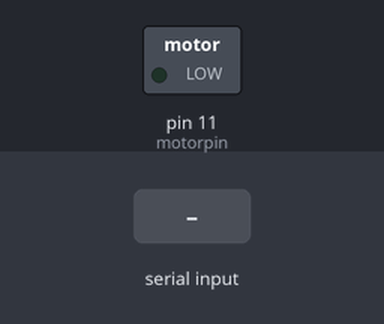
Bench run of a sketch on a simulated Arduino Uno, built with avr-gcc and run on an emulated ATmega328P. Parts: switched loads named in the sketch (green lamp = pin HIGH). The test bench sets the inputs (shaded band).

Above: at 1.2 s.
1.3 s: "90,45\n" received over Serial
At 2.5 s:
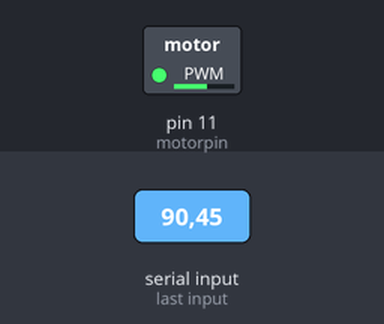
2.8 s: "30,150\n" received over Serial
At 3.8 s:
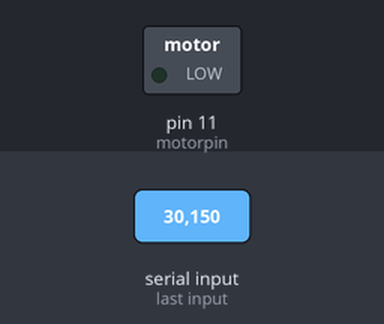
4.3 s: "200\n" received over Serial
5.8 s: "5\n" received over Serial
At 7.0 s:
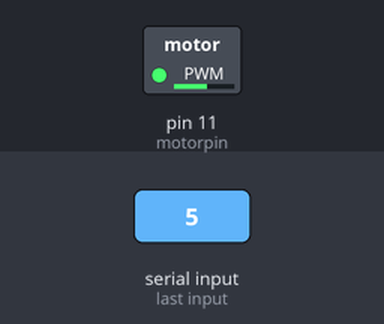
7.3 s: "90\n" received over Serial
At 8.3 s:
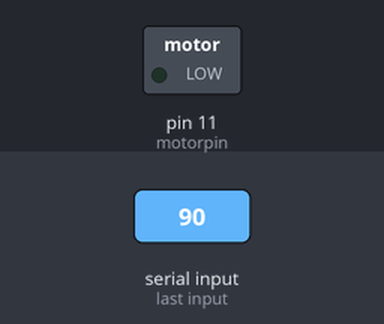
Timing chart, 0 to 9.8 s (numbered marks = the images above; inputs shaded):
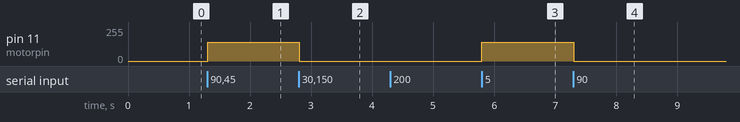

Measured:
- after the input at 1.3 s, pin 11 (motorpin): 0/255 → 140/255 at once
- after the input at 2.8 s, pin 11 (motorpin): 140/255 → 0/255 at once
- after the input at 5.8 s, pin 11 (motorpin): 0/255 → 140/255 at once
- after the input at 7.3 s, pin 11 (motorpin): 140/255 → 0/255 at once

The sketch:

computer_controlled_fan.ino
```cpp
 int motorpin = 11 ;
void setup() {
 pinMode ( motorpin ,OUTPUT);
 analogWrite(motorpin,0);
 Serial.begin(9600);

}

void loop() {
  if(Serial.available())
{
 char ch = Serial.read();
 if(ch>='0'&&ch<='9')
 {
  int speed =ch-'0';
  analogWrite(motorpin,speed*28);
 }
}
}
```
